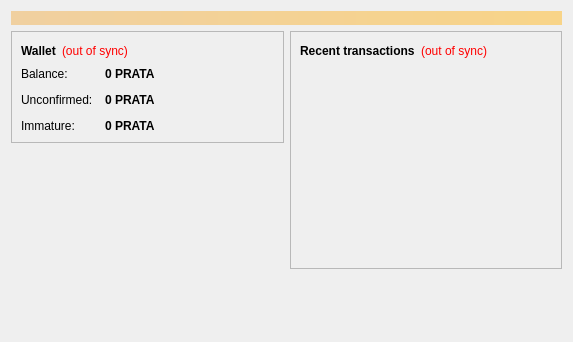
<?xml version="1.0" encoding="UTF-8"?>
<ui version="4.0">
 <class>OverviewPage</class>
 <widget class="QWidget" name="OverviewPage">
  <property name="geometry">
   <rect>
    <x>0</x>
    <y>0</y>
    <width>573</width>
    <height>342</height>
   </rect>
  </property>
  <property name="windowTitle">
   <string>Form</string>
  </property>
  <layout class="QVBoxLayout" name="topLayout">
   <item>
    <widget class="QLabel" name="labelAlerts">
     <property name="visible">
      <bool>false</bool>
     </property>
     <property name="styleSheet">
      <string notr="true">background-color: qlineargradient(x1: 0, y1: 0, x2: 1, y2: 0, stop:0 #F0D0A0, stop:1 #F8D488); color:#000000;</string>
     </property>
     <property name="wordWrap">
      <bool>true</bool>
     </property>
     <property name="margin">
      <number>3</number>
     </property>
    </widget>
   </item>
   <item>
    <layout class="QHBoxLayout" name="horizontalLayout" stretch="1,1">
     <item>
      <layout class="QVBoxLayout" name="verticalLayout_2">
       <item>
        <widget class="QFrame" name="frame">
         <property name="frameShape">
          <enum>QFrame::StyledPanel</enum>
         </property>
         <property name="frameShadow">
          <enum>QFrame::Raised</enum>
         </property>
         <layout class="QVBoxLayout" name="verticalLayout_4">
          <item>
           <layout class="QHBoxLayout" name="horizontalLayout_4">
            <item>
             <widget class="QLabel" name="label_5">
              <property name="font">
               <font>
                <weight>75</weight>
                <bold>true</bold>
               </font>
              </property>
              <property name="text">
               <string>Wallet</string>
              </property>
             </widget>
            </item>
            <item>
             <widget class="QLabel" name="labelWalletStatus">
              <property name="toolTip">
               <string>The displayed information may be out of date. Your wallet automatically synchronizes with the Pratinha network after a connection is established, but this process has not completed yet.</string>
              </property>
              <property name="styleSheet">
               <string notr="true">QLabel { color: red; }</string>
              </property>
              <property name="text">
               <string notr="true">(out of sync)</string>
              </property>
              <property name="alignment">
               <set>Qt::AlignLeading|Qt::AlignLeft|Qt::AlignVCenter</set>
              </property>
             </widget>
            </item>
            <item>
             <spacer name="horizontalSpacer_2">
              <property name="orientation">
               <enum>Qt::Horizontal</enum>
              </property>
              <property name="sizeHint" stdset="0">
               <size>
                <width>40</width>
                <height>20</height>
               </size>
              </property>
             </spacer>
            </item>
           </layout>
          </item>
          <item>
           <layout class="QFormLayout" name="formLayout_2">
            <property name="fieldGrowthPolicy">
             <enum>QFormLayout::AllNonFixedFieldsGrow</enum>
            </property>
            <property name="horizontalSpacing">
             <number>12</number>
            </property>
            <property name="verticalSpacing">
             <number>12</number>
            </property>
            <item row="0" column="0">
             <widget class="QLabel" name="label">
              <property name="text">
               <string>Balance:</string>
              </property>
             </widget>
            </item>
            <item row="0" column="1">
             <widget class="QLabel" name="labelBalance">
              <property name="font">
               <font>
                <weight>75</weight>
                <bold>true</bold>
               </font>
              </property>
              <property name="cursor">
               <cursorShape>IBeamCursor</cursorShape>
              </property>
              <property name="toolTip">
               <string>Your current balance</string>
              </property>
              <property name="text">
               <string notr="true">0 PRATA</string>
              </property>
              <property name="textInteractionFlags">
               <set>Qt::LinksAccessibleByMouse|Qt::TextSelectableByKeyboard|Qt::TextSelectableByMouse</set>
              </property>
             </widget>
            </item>
            <item row="1" column="0">
             <widget class="QLabel" name="label_3">
              <property name="text">
               <string>Unconfirmed:</string>
              </property>
             </widget>
            </item>
            <item row="1" column="1">
             <widget class="QLabel" name="labelUnconfirmed">
              <property name="font">
               <font>
                <weight>75</weight>
                <bold>true</bold>
               </font>
              </property>
              <property name="cursor">
               <cursorShape>IBeamCursor</cursorShape>
              </property>
              <property name="toolTip">
               <string>Total of transactions that have yet to be confirmed, and do not yet count toward the current balance</string>
              </property>
              <property name="text">
               <string notr="true">0 PRATA</string>
              </property>
              <property name="textInteractionFlags">
               <set>Qt::LinksAccessibleByMouse|Qt::TextSelectableByKeyboard|Qt::TextSelectableByMouse</set>
              </property>
             </widget>
            </item>
            <item row="2" column="0">
             <widget class="QLabel" name="labelImmatureText">
              <property name="text">
               <string>Immature:</string>
              </property>
             </widget>
            </item>
            <item row="2" column="1">
             <widget class="QLabel" name="labelImmature">
              <property name="font">
               <font>
                <weight>75</weight>
                <bold>true</bold>
               </font>
              </property>
              <property name="toolTip">
               <string>Mined balance that has not yet matured</string>
              </property>
              <property name="text">
               <string notr="true">0 PRATA</string>
              </property>
              <property name="textInteractionFlags">
               <set>Qt::LinksAccessibleByMouse|Qt::TextSelectableByKeyboard|Qt::TextSelectableByMouse</set>
              </property>
             </widget>
            </item>
           </layout>
          </item>
         </layout>
        </widget>
       </item>
       <item>
        <spacer name="verticalSpacer">
         <property name="orientation">
          <enum>Qt::Vertical</enum>
         </property>
         <property name="sizeHint" stdset="0">
          <size>
           <width>20</width>
           <height>40</height>
          </size>
         </property>
        </spacer>
       </item>
      </layout>
     </item>
     <item>
      <layout class="QVBoxLayout" name="verticalLayout_3">
       <item>
        <widget class="QFrame" name="frame_2">
         <property name="frameShape">
          <enum>QFrame::StyledPanel</enum>
         </property>
         <property name="frameShadow">
          <enum>QFrame::Raised</enum>
         </property>
         <layout class="QVBoxLayout" name="verticalLayout">
          <item>
           <layout class="QHBoxLayout" name="horizontalLayout_2">
            <item>
             <widget class="QLabel" name="label_4">
              <property name="text">
               <string>&lt;b&gt;Recent transactions&lt;/b&gt;</string>
              </property>
             </widget>
            </item>
            <item>
             <widget class="QLabel" name="labelTransactionsStatus">
              <property name="toolTip">
               <string>The displayed information may be out of date. Your wallet automatically synchronizes with the Pratinha network after a connection is established, but this process has not completed yet.</string>
              </property>
              <property name="styleSheet">
               <string notr="true">QLabel { color: red; }</string>
              </property>
              <property name="text">
               <string notr="true">(out of sync)</string>
              </property>
              <property name="alignment">
               <set>Qt::AlignRight|Qt::AlignTrailing|Qt::AlignVCenter</set>
              </property>
             </widget>
            </item>
            <item>
             <spacer name="horizontalSpacer">
              <property name="orientation">
               <enum>Qt::Horizontal</enum>
              </property>
              <property name="sizeHint" stdset="0">
               <size>
                <width>40</width>
                <height>20</height>
               </size>
              </property>
             </spacer>
            </item>
           </layout>
          </item>
          <item>
           <widget class="QListView" name="listTransactions">
            <property name="styleSheet">
             <string notr="true">QListView { background: transparent; }</string>
            </property>
            <property name="frameShape">
             <enum>QFrame::NoFrame</enum>
            </property>
            <property name="verticalScrollBarPolicy">
             <enum>Qt::ScrollBarAlwaysOff</enum>
            </property>
            <property name="horizontalScrollBarPolicy">
             <enum>Qt::ScrollBarAlwaysOff</enum>
            </property>
            <property name="selectionMode">
             <enum>QAbstractItemView::NoSelection</enum>
            </property>
           </widget>
          </item>
         </layout>
        </widget>
       </item>
       <item>
        <spacer name="verticalSpacer_2">
         <property name="orientation">
          <enum>Qt::Vertical</enum>
         </property>
         <property name="sizeHint" stdset="0">
          <size>
           <width>20</width>
           <height>40</height>
          </size>
         </property>
        </spacer>
       </item>
      </layout>
     </item>
    </layout>
   </item>
  </layout>
 </widget>
 <resources/>
 <connections/>
</ui>
